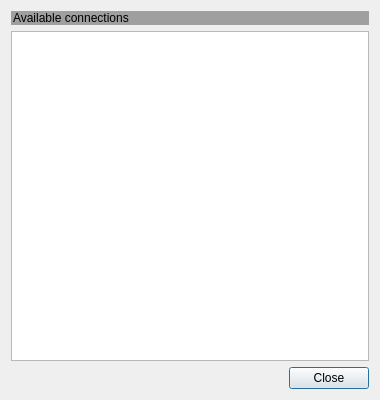
<?xml version="1.0" encoding="UTF-8"?>
<ui version="4.0">
 <class>AvailableConnectionsDialog</class>
 <widget class="QDialog" name="AvailableConnectionsDialog">
  <property name="geometry">
   <rect>
    <x>0</x>
    <y>0</y>
    <width>380</width>
    <height>400</height>
   </rect>
  </property>
  <property name="windowTitle">
   <string>Dialog</string>
  </property>
  <property name="whatsThis">
   <string/>
  </property>
  <layout class="QVBoxLayout" name="verticalLayout_2">
   <item>
    <layout class="QVBoxLayout" name="verticalLayout">
     <item>
      <widget class="QLabel" name="listViewLabel">
       <property name="enabled">
        <bool>true</bool>
       </property>
       <property name="autoFillBackground">
        <bool>false</bool>
       </property>
       <property name="styleSheet">
        <string notr="true">background-color: rgb(159, 159, 159);</string>
       </property>
       <property name="frameShape">
        <enum>QFrame::NoFrame</enum>
       </property>
       <property name="text">
        <string>Available connections</string>
       </property>
       <property name="margin">
        <number>4</number>
       </property>
       <property name="indent">
        <number>2</number>
       </property>
      </widget>
     </item>
     <item>
      <widget class="QListWidget" name="listWidget"/>
     </item>
     <item>
      <widget class="QDialogButtonBox" name="buttonBox">
       <property name="orientation">
        <enum>Qt::Horizontal</enum>
       </property>
       <property name="standardButtons">
        <set>QDialogButtonBox::Close</set>
       </property>
      </widget>
     </item>
    </layout>
   </item>
  </layout>
 </widget>
 <resources/>
 <connections>
  <connection>
   <sender>buttonBox</sender>
   <signal>rejected()</signal>
   <receiver>AvailableConnectionsDialog</receiver>
   <slot>reject()</slot>
   <hints>
    <hint type="sourcelabel">
     <x>189</x>
     <y>378</y>
    </hint>
    <hint type="destinationlabel">
     <x>189</x>
     <y>199</y>
    </hint>
   </hints>
  </connection>
 </connections>
</ui>
